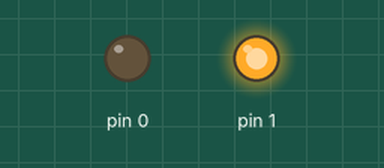
The sketch below on a simulated Arduino Uno, built with avr-gcc and run on an emulated ATmega328P. On the bench: output pins drawn as LEDs (lit = HIGH).

Above: at 1.0 s.
At 3.0 s:
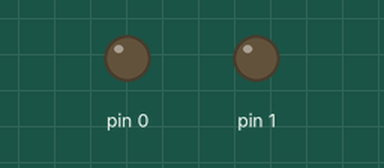
Timing chart, 0 to 5.2 s (numbered marks = the images above):
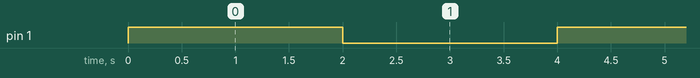

The sketch:

tets_bzuzer.ino
```cpp
void setup() {
  // put your setup code here, to run once:
  pinMode(0,OUTPUT);
   pinMode(1,OUTPUT);
}

void loop() {
  // put your main code here, to run repeatedly:
  digitalWrite(0,0);
  digitalWrite(1,1);
  delay(2000);
  digitalWrite(1,0);
  delay(2000);
}
```

Measured:
- by itself, pin 1: alternates HIGH for 2.0 s and LOW for 2.0 s
